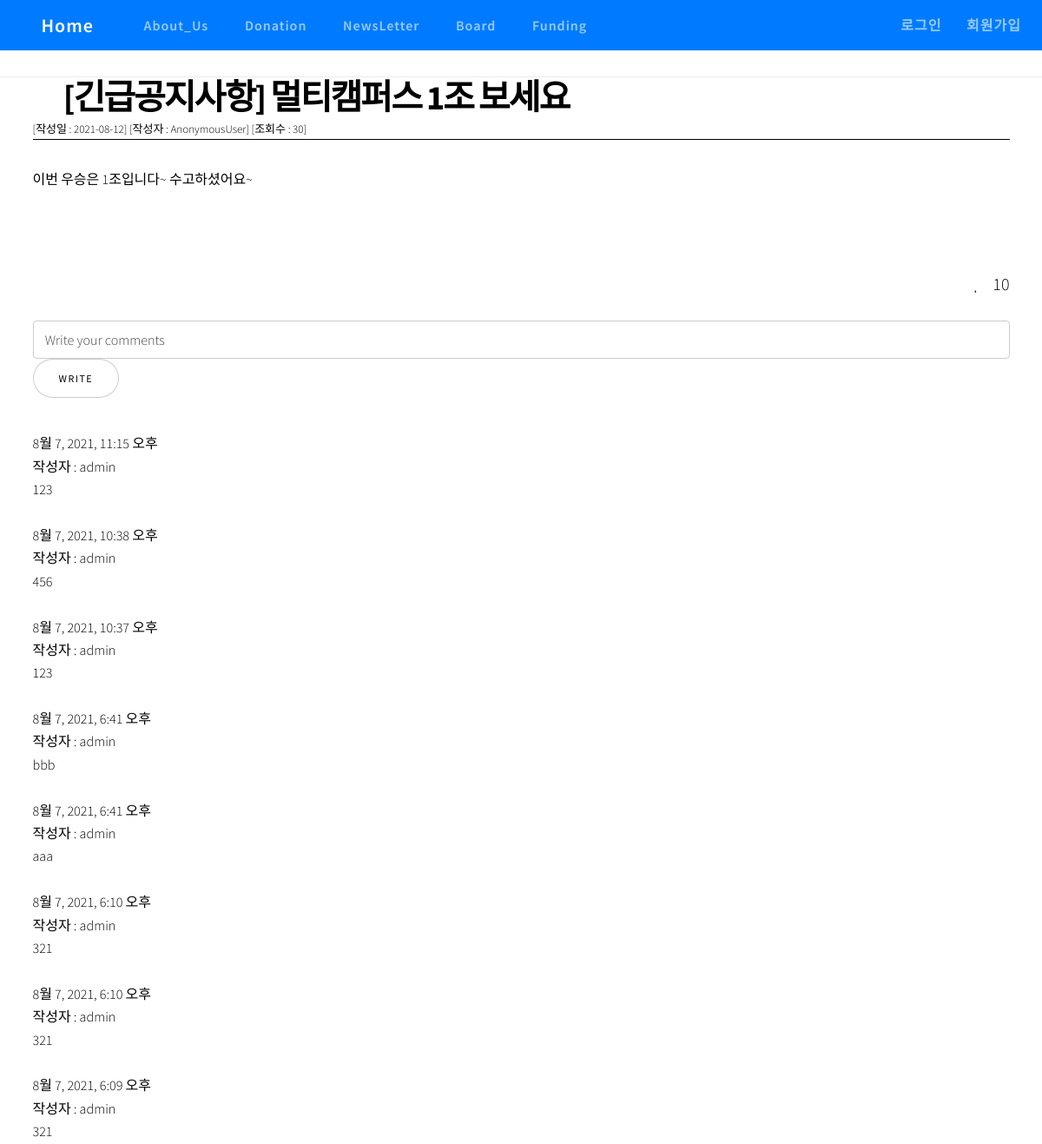
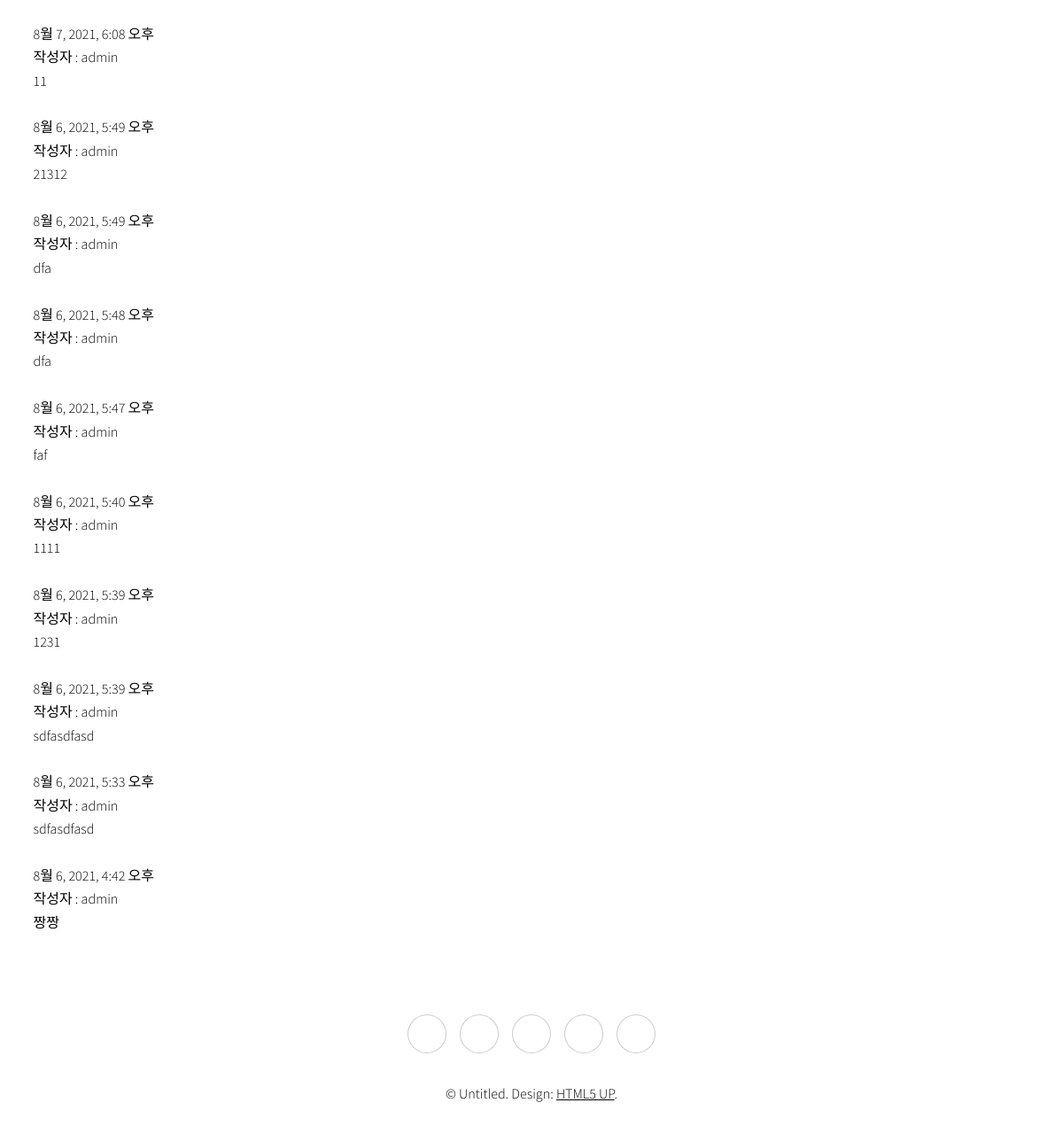
Screenshot of /board/13/ with the database file from the repository (2 pictures, top to bottom).
### board/models.py (models this page shows, shortened)
class Post(models.Model):
    title = models.CharField(verbose_name='TITLE', max_length=50)
    description = models.CharField('DESCRIPTION', max_length=100, blank=True,
    help_text='simple description text.')
    content = models.TextField('CONTENT')
    create_dt = models.DateTimeField('CREATE DATE', auto_now_add=True)
    modify_dt = models.DateTimeField('MODIFY DATE', auto_now=True)
    user = models.ForeignKey(User,on_delete=models.CASCADE,
        verbose_name='USER', blank=True, null=True)
    hits = models.PositiveIntegerField("조회수",default=0)
    like = models.ManyToManyField(settings.AUTH_USER_MODEL, related_name="like_posts", blank=True)
    class Meta:
        verbose_name = 'post'
        verbose_name_plural = 'posts'
        db_table = 'board_posts'
        ordering = ('-create_dt',)
    def save(self,*args,**kwargs):
        super().save(*args,**kwargs)
    @property
    def hits_count(self):
        self.hits = self.hits + 1
        self.save()

class Comment(models.Model):
    post=models.ForeignKey(Post, on_delete=models.CASCADE, null=True,
        related_name='comments')
    comment_date = models.DateTimeField(auto_now_add=True)
    comment_contents = models.CharField(max_length=200)
    comment_writer= models.ForeignKey(User,on_delete=models.CASCADE, null=True)
    class Meta:
        ordering=['-id']

### board/views.py (the view)
# urls.py: path('<int:pk>/',PostDetailView.as_view(), name="detail"),
class PostDetailView(DetailView):
    model = Post

### board/templates/board/post_detail.html (shortened to what this page needs)
{% extends 'base.html' %}
{% load bootstrap4 %}
{% block content%}
<div class="container">
    <h1 style=" font-size:40px; font-weight: bold; margin-bottom: 0px;"><i class="fas fa-fish"></i> {{object.title}}
    </h1>
    <P style="font-size:13px; margin-top:2px; border-bottom: 1px solid black;">
    [작성일 : {{object.modify_dt|date:"Y-m-d"}}] [작성자 : {{user}}] [조회수 : {{object.hits}}]</P>
    <div>
        {% autoescape off %}
        {{ object.content }}
        {% endautoescape%}
    </div>
    <div class="text-right">
        {% if user.is_active %}
            {% if user in post.like.all %}
                <a href="{% url 'board:like' post.id %}">
                <i class="fas fa-heart" style="color:red;"></i></a>
            {% else %}
                <a href="{% url 'board:like' post.id %}">
                <i class="far fa-heart"></i></a>
            {% endif %}
            {{post.like.count}}
        {% else %}
            <i class="far fa-heart mr-2"></i><span style="font-size:20px; margin-left:8px">{{post.like.count}}</span>
        {% endif %}
    </div>
    <br>
    <form action="{% url 'board:comment' post.pk %}" method="POST" id="f1" >
        <input type="text" name="content" placeholder="Write your comments">
        {% if user.is_active %}
            <input class ="cmt"type="submit" value="Write"/>
        {% else %}
            <a href="{% url 'login' %}" class="button  smooth-scroll-middle">Write</a>
        {% endif %}
    </form>
    {% for comment in post.comments.all %}
        <div class="comment">
            <div class="date">{{comment.comment_date}}</div>
            <p style="margin-bottom:0px">작성자 : {{comment.comment_writer}}</p>
            <p style="margin-bottom:0px">{{comment.comment_contents}}</p>
        </div>
        <br>
    {%empty%}
        <p>No comment</p>
    {% endfor %}
</div>
{% endblock %}

### rows the page displays
Post: title "[긴급공지사항] 멀티캠퍼스 1조 보세요", modify_dt "2021-08-12", hits "30", content "이번 우승은 1조입니다~ 수고하셨어요~", like.count "10"
Comment: comment_date "8월 7, 2021, 11:15 오후", comment_writer "admin", comment_contents "123"
Comment: comment_date "8월 7, 2021, 10:38 오후", comment_writer "admin", comment_contents "456"
Comment: comment_date "8월 7, 2021, 10:37 오후", comment_writer "admin", comment_contents "123"
Comment: comment_date "8월 7, 2021, 6:41 오후", comment_writer "admin", comment_contents "bbb"
Comment: comment_date "8월 7, 2021, 6:41 오후", comment_writer "admin", comment_contents "aaa"
Comment: comment_date "8월 7, 2021, 6:10 오후", comment_writer "admin", comment_contents "321"
Comment: comment_date "8월 7, 2021, 6:10 오후", comment_writer "admin", comment_contents "321"
Comment: comment_date "8월 7, 2021, 6:09 오후", comment_writer "admin", comment_contents "321"
Comment: comment_date "8월 7, 2021, 6:08 오후", comment_writer "admin", comment_contents "11"
Comment: comment_date "8월 6, 2021, 5:49 오후", comment_writer "admin", comment_contents "21312"
Comment: comment_date "8월 6, 2021, 5:49 오후", comment_writer "admin", comment_contents "dfa"
Comment: comment_date "8월 6, 2021, 5:48 오후", comment_writer "admin", comment_contents "dfa"
Comment: comment_date "8월 6, 2021, 5:47 오후", comment_writer "admin", comment_contents "faf"
Comment: comment_date "8월 6, 2021, 5:40 오후", comment_writer "admin", comment_contents "1111"
Comment: comment_date "8월 6, 2021, 5:39 오후", comment_writer "admin", comment_contents "1231"
Comment: comment_date "8월 6, 2021, 5:39 오후", comment_writer "admin", comment_contents "sdfasdfasd"
Comment: comment_date "8월 6, 2021, 5:33 오후", comment_writer "admin", comment_contents "sdfasdfasd"
Comment: comment_date "8월 6, 2021, 4:42 오후", comment_writer "admin", comment_contents "짱짱"

### other values shown
{{ user }} "AnonymousUser"
